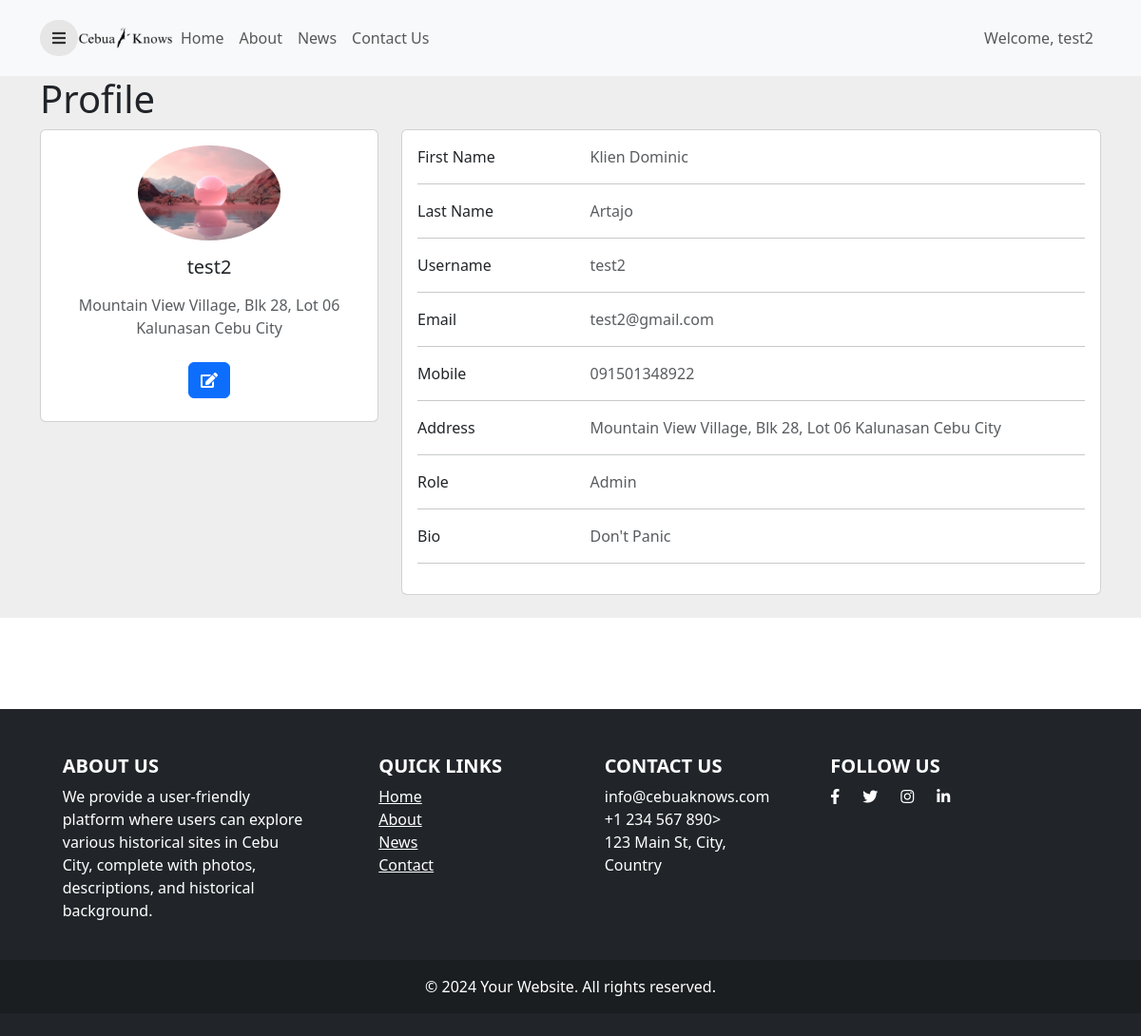
The app's page /profile-admin.php (signed in) with its own data.
### tables this page shows
CREATE TABLE `users` (
  `user_id` int(11) NOT NULL,
  `username` varchar(50) NOT NULL,
  `email` varchar(50) NOT NULL,
  `password` varchar(60) NOT NULL,
  `confirm_password` varchar(50) NOT NULL,
  `firstname` varchar(20) NOT NULL,
  `lastname` varchar(20) NOT NULL,
  `bio` varchar(255) NOT NULL,
  `mobile` varchar(15) NOT NULL,
  `address` varchar(60) NOT NULL,
  `profile_picture` varchar(60) NOT NULL,
  `role` varchar(25) NOT NULL DEFAULT 'Learner'
);

### profile-admin.php (the view, shortened to what this page needs)
<?php
	include "connection.php";
	if(!empty($_SESSION["id"])){
		$id = $_SESSION["id"];
		$result = mysqli_query($conn, "SELECT * FROM users WHERE user_id = '$id' ");
		$row = mysqli_fetch_assoc($result);
	}else{
		header("Location: login.php");
		exit();
	}
?>
<!DOCTYPE html>
<html lang="en">
    <head>
        <link href="https://cdn.jsdelivr.net/npm/bootstrap@5.3.0-alpha3/dist/css/bootstrap.min.css" rel="stylesheet">
		<link href="https://cdnjs.cloudflare.com/ajax/libs/font-awesome/5.15.1/css/all.min.css" rel="stylesheet" />
    </head>
    <body>
		<div class="page">
				<nav class="navbar navbar-expand-lg navbar-light bg-light">
					<div class="container">
						<button id="sidebarToggle" class="btn sidebarToggle">
							<i class="fas fa-bars"></i>
						</button>
						<div class="collapse navbar-collapse" id="navbarNav">
						<a href="dashboard-admin.php"><img src="img/land-img/logo.png" alt="Logo" width="100" height="100"></a>
							<ul class="navbar-nav me-auto">
								<li class="nav-item"><a class="nav-link" href="dashboard-admin.php">Home</a></li>
								<li class="nav-item"><a class="nav-link" href="about-admin.php">About</a></li>
								<li class="nav-item"><a class="nav-link" href="news-admin.php">News</a></li>
								<li class="nav-item"><a class="nav-link" href="contact-admin.php">Contact Us</a></li>
							</ul>
							<ul class="navbar-nav ms-auto">
								<li class="nav-item"><p class="nav-link" style="margin:0;">Welcome, <?php echo $row["username"]; ?></p></li>
							</ul>
						</div>
					</div>
				</nav>
			<section style="background-color: #eee;">
			  <div class="container y-5">
				<h1>Profile</h1>
				<div class="row">
				  <div class="col-lg-4">
					<div class="card mb-4">
					  <div class="card-body text-center">
						<img src="<?php echo $row['profile_picture'] ?>" alt="avatar"
						  class="rounded-circle img-fluid" style="width: 150px;">
						<h5 class="my-3"><?php echo $row['username'] ?></h5>
						<p class="text-muted mb-4"><?php echo $row['address'] ?></p>
						<div class="d-flex justify-content-center mb-2">
						  <a type="button" class="btn btn-primary" href="profile-edit-admin.php"><i class="fas fa-edit"></i></a>
						</div>
					  </div>
					</div>
				  </div>
				  <div class="col-lg-8">
					<div class="card mb-4">
					  <div class="card-body">
						<div class="row">
						  <div class="col-sm-3">
							<p class="mb-0">First Name</p>
						  </div>
						  <div class="col-sm-9">
							<p class="text-muted mb-0"><?php echo $row['firstname'] ?></p>
						  </div>
						</div>
						<hr>
						<div class="row">
						  <div class="col-sm-3">
							<p class="mb-0">Last Name</p>
						  </div>
						  <div class="col-sm-9">
							<p class="text-muted mb-0"><?php echo $row['lastname'] ?></p>
						  </div>
						</div>
						<hr>
						<div class="row">
						  <div class="col-sm-3">
							<p class="mb-0">Username</p>
						  </div>
						  <div class="col-sm-9">
							<p class="text-muted mb-0"><?php echo $row['username'] ?></p>
						  </div>
						</div>
						<hr>
						<div class="row">
						  <div class="col-sm-3">
							<p class="mb-0">Email</p>
						  </div>
						  <div class="col-sm-9">
							<p class="text-muted mb-0"><?php echo $row['email'] ?></p>
						  </div>
						</div>
						<hr>
						<div class="row">
						  <div class="col-sm-3">
							<p class="mb-0">Mobile</p>
						  </div>
						  <div class="col-sm-9">
							<p class="text-muted mb-0"><?php echo $row['mobile'] ?></p>
						  </div>
						</div>
						<hr>
						<div class="row">
						  <div class="col-sm-3">
							<p class="mb-0">Address</p>
						  </div>
						  <div class="col-sm-9">
							<p class="text-muted mb-0"><?php echo $row['address'] ?></p>
						  </div>
						</div>
						<hr>
						<div class="row">
						  <div class="col-sm-3">
							<p class="mb-0">Role</p>
						  </div>
						  <div class="col-sm-9">
							<p class="text-muted mb-0"><?php echo $row['role'] ?></p>
						  </div>
						</div>
						<hr>
						<div class="row">
						  <div class="col-sm-3">
							<p class="mb-0">Bio</p>
						  </div>
						  <div class="col-sm-9">
							<p class="text-muted mb-0"><?php echo $row['bio'] ?></p>
						  </div>
						</div>
						<hr>
					  </div>
					</div>
				  </div>
				</div>
			  </div>
			</section>
		</div>
		<br>
		<br>
		<br>
		<br>
		<footer class="bg-dark text-white pt-5 pb-4">
			<div class="container text-center text-md-start">
				<div class="row text-center text-md-start">
					<div class="col-md-3 col-lg-3 col-xl-3 mx-auto mb-4">
						<h5 class="text-uppercase fw-bold">About Us</h5>
						<p>We provide a user-friendly platform where users can explore various historical sites in Cebu City, complete with photos, descriptions, and historical background.</p>
					</div>
					<div class="col-md-2 col-lg-2 col-xl-2 mx-auto mb-4">
						<h5 class="text-uppercase fw-bold">Quick Links</h5>
						<ul class="list-unstyled">
							<li><a href="dashboard-admin.php" class="text-white ">Home</a></li>
							<li><a href="about-admin.php" class="text-white ">About</a></li>
							<li><a href="news-admin.php" class="text-white ">News</a></li>
							<li><a href="contact-admin.php" class="text-white ">Contact</a></li>
						</ul>
					</div>
					<div class="col-md-3 col-lg-2 col-xl-2 mx-auto mb-4">
						<h5 class="text-uppercase fw-bold">Contact Us</h5>
						<ul class="list-unstyled">
							<li>info@cebuaknows.com</li>
							<li>+1 234 567 890></li>
							<li>123 Main St, City, Country</li>
						</ul>
					</div>
					<div class="col-md-4 col-lg-3 col-xl-3 mx-auto mb-md-0 mb-4">
						<h5 class="text-uppercase fw-bold">Follow Us</h5>
						<div class="d-flex justify-content-start">
							<a href="#" class="text-white me-4"><i class="fab fa-facebook-f"></i></a>
							<a href="#" class="text-white me-4"><i class="fab fa-twitter"></i></a>
							<a href="#" class="text-white me-4"><i class="fab fa-instagram"></i></a>
							<a href="#" class="text-white"><i class="fab fa-linkedin-in"></i></a>
						</div>
					</div>
				</div>
			</div>
			<div class="text-center p-3" style="background-color: rgba(0, 0, 0, 0.2);">
				© 2024 Your Website. All rights reserved.
			</div>
		</footer>
    </body>
</html>

### profile-admin.php (style rules this page uses)
.sidebarToggle { font-size: 16px; color: rgba(0, 0, 0, 0.8); z-index: 999; background-color: #e6e6e6; transition: all 0.3s ease; border-radius: 50px; }
.navbar { width:100%; height:10vh;; }

### records on screen
users: username "test2", profile_picture (picture), address "Mountain View Village, Blk 28, Lot 06 Kalunasan Cebu City", firstname "Klien Dominic", lastname "Artajo", email "test2@gmail.com", mobile "091501348922", role "Admin", bio "Don't Panic"
